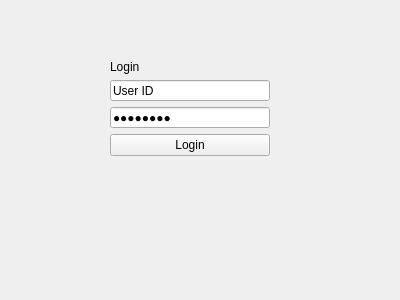
<?xml version="1.0" encoding="UTF-8"?>
<ui version="4.0">
 <class>Form</class>
 <widget class="QWidget" name="Form">
  <property name="geometry">
   <rect>
    <x>0</x>
    <y>0</y>
    <width>400</width>
    <height>300</height>
   </rect>
  </property>
  <property name="windowTitle">
   <string>Form</string>
  </property>
  <property name="autoFillBackground">
   <bool>true</bool>
  </property>
  <widget class="QWidget" name="verticalLayoutWidget">
   <property name="geometry">
    <rect>
     <x>110</x>
     <y>60</y>
     <width>160</width>
     <height>96</height>
    </rect>
   </property>
   <layout class="QVBoxLayout" name="verticalLayout">
    <item>
     <widget class="QLabel" name="label">
      <property name="text">
       <string>Login</string>
      </property>
     </widget>
    </item>
    <item>
     <widget class="QLineEdit" name="lineEdit">
      <property name="inputMethodHints">
       <set>Qt::ImhNone</set>
      </property>
      <property name="text">
       <string>User ID</string>
      </property>
     </widget>
    </item>
    <item>
     <widget class="QLineEdit" name="lineEdit_2">
      <property name="inputMethodHints">
       <set>Qt::ImhHiddenText|Qt::ImhNoAutoUppercase|Qt::ImhNoPredictiveText</set>
      </property>
      <property name="text">
       <string>Password</string>
      </property>
      <property name="echoMode">
       <enum>QLineEdit::Password</enum>
      </property>
     </widget>
    </item>
    <item>
     <widget class="QPushButton" name="pushButton">
      <property name="text">
       <string>Login</string>
      </property>
     </widget>
    </item>
   </layout>
  </widget>
 </widget>
 <resources/>
 <connections/>
</ui>
